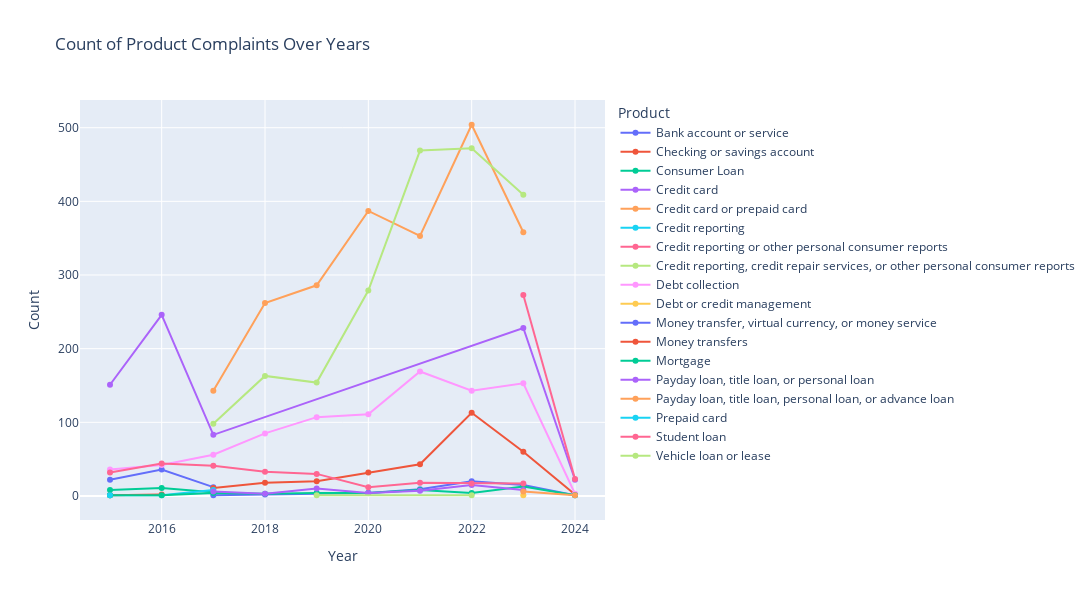

Write notebook code for a chart like this one.
### Code cell
# Sorting the DataFrame by year for each product
pd_df_sorted = pd_df.sort_values(by=['product', 'year'])

# Plotting using Plotly
fig = px.line(pd_df_sorted, x='year', y='count_complaint_id', color='product', markers=True, title='Count of Product Complaints Over Years')
fig.update_layout(xaxis_title='Year', yaxis_title='Count', legend_title='Product', width=1200, height=600)

fig.show()

### Figure 1 — Plotly figure (JSON) as saved in the notebook; plotly's stock layout.template omitted (floating-point values rounded to 4 significant figures)
{"data": [{"hovertemplate": "product=Bank account or service<br>year=%{x}<br>count_complaint_id=%{y}<extra></extra>", "legendgroup": "Bank account or service", "line": {"color": "#636efa", "dash": "solid"}, "marker": {"symbol": "circle"}, "mode": "lines+markers", "name": "Bank account or service", "orientation": "v", "showlegend": true, "type": "scatter", "x": [2015, 2016, 2017], "xaxis": "x", "y": [22, 36, 12], "yaxis": "y"}, {"hovertemplate": "product=Checking or savings account<br>year=%{x}<br>count_complaint_id=%{y}<extra></extra>", "legendgroup": "Checking or savings account", "line": {"color": "#EF553B", "dash": "solid"}, "marker": {"symbol": "circle"}, "mode": "lines+markers", "name": "Checking or savings account", "orientation": "v", "showlegend": true, "type": "scatter", "x": [2017, 2018, 2019, 2020, 2021, 2022, 2023, 2024], "xaxis": "x", "y": [11, 18, 20, 32, 43, 113, 60, 2], "yaxis": "y"}, {"hovertemplate": "product=Consumer Loan<br>year=%{x}<br>count_complaint_id=%{y}<extra></extra>", "legendgroup": "Consumer Loan", "line": {"color": "#00cc96", "dash": "solid"}, "marker": {"symbol": "circle"}, "mode": "lines+markers", "name": "Consumer Loan", "orientation": "v", "showlegend": true, "type": "scatter", "x": [2015, 2016, 2017], "xaxis": "x", "y": [8, 11, 5], "yaxis": "y"}, {"hovertemplate": "product=Credit card<br>year=%{x}<br>count_complaint_id=%{y}<extra></extra>", "legendgroup": "Credit card", "line": {"color": "#ab63fa", "dash": "solid"}, "marker": {"symbol": "circle"}, "mode": "lines+markers", "name": "Credit card", "orientation": "v", "showlegend": true, "type": "scatter", "x": [2015, 2016, 2017, 2023, 2024], "xaxis": "x", "y": [151, 246, 83, 228, 22], "yaxis": "y"}, {"hovertemplate": "product=Credit card or prepaid card<br>year=%{x}<br>count_complaint_id=%{y}<extra></extra>", "legendgroup": "Credit card or prepaid card", "line": {"color": "#FFA15A", "dash": "solid"}, "marker": {"symbol": "circle"}, "mode": "lines+markers", "name": "Credit card or prepaid card", "orientation": "v", "showlegend": true, "type": "scatter", "x": [2017, 2018, 2019, 2020, 2021, 2022, 2023], "xaxis": "x", "y": [143, 262, 286, 387, 353, 504, 358], "yaxis": "y"}, {"hovertemplate": "product=Credit reporting<br>year=%{x}<br>count_complaint_id=%{y}<extra></extra>", "legendgroup": "Credit reporting", "line": {"color": "#19d3f3", "dash": "solid"}, "marker": {"symbol": "circle"}, "mode": "lines+markers", "name": "Credit reporting", "orientation": "v", "showlegend": true, "type": "scatter", "x": [2015, 2016, 2017], "xaxis": "x", "y": [1, 1, 8], "yaxis": "y"}, {"hovertemplate": "product=Credit reporting or other personal consumer reports<br>year=%{x}<br>count_complaint_id=%{y}<extra></extra>", "legendgroup": "Credit reporting or other personal consumer reports", "line": {"color": "#FF6692", "dash": "solid"}, "marker": {"symbol": "circle"}, "mode": "lines+markers", "name": "Credit reporting or other personal consumer reports", "orientation": "v", "showlegend": true, "type": "scatter", "x": [2023, 2024], "xaxis": "x", "y": [273, 23], "yaxis": "y"}, {"hovertemplate": "product=Credit reporting, credit repair services, or other personal consumer reports<br>year=%{x}<br>count_complaint_id=%{y}<extra></extra>", "legendgroup": "Credit reporting, credit repair services, or other personal consumer reports", "line": {"color": "#B6E880", "dash": "solid"}, "marker": {"symbol": "circle"}, "mode": "lines+markers", "name": "Credit reporting, credit repair services, or other personal consumer reports", "orientation": "v", "showlegend": true, "type": "scatter", "x": [2017, 2018, 2019, 2020, 2021, 2022, 2023], "xaxis": "x", "y": [98, 163, 154, 279, 469, 472, 409], "yaxis": "y"}, {"hovertemplate": "product=Debt collection<br>year=%{x}<br>count_complaint_id=%{y}<extra></extra>", "legendgroup": "Debt collection", "line": {"color": "#FF97FF", "dash": "solid"}, "marker": {"symbol": "circle"}, "mode": "lines+markers", "name": "Debt collection", "orientation": "v", "showlegend": true, "type": "scatter", "x": [2015, 2016, 2017, 2018, 2019, 2020, 2021, 2022, 2023, 2024], "xaxis": "x", "y": [36, 42, 56, 85, 107, 111, 169, 143, 153, 3], "yaxis": "y"}, {"hovertemplate": "product=Debt or credit management<br>year=%{x}<br>count_complaint_id=%{y}<extra></extra>", "legendgroup": "Debt or credit management", "line": {"color": "#FECB52", "dash": "solid"}, "marker": {"symbol": "circle"}, "mode": "lines+markers", "name": "Debt or credit management", "orientation": "v", "showlegend": true, "type": "scatter", "x": [2023], "xaxis": "x", "y": [1], "yaxis": "y"}, {"hovertemplate": "product=Money transfer, virtual currency, or money service<br>year=%{x}<br>count_complaint_id=%{y}<extra></extra>", "legendgroup": "Money transfer, virtual currency, or money service", "line": {"color": "#636efa", "dash": "solid"}, "marker": {"symbol": "circle"}, "mode": "lines+markers", "name": "Money transfer, virtual currency, or money service", "orientation": "v", "showlegend": true, "type": "scatter", "x": [2017, 2018, 2019, 2020, 2021, 2022, 2023, 2024], "xaxis": "x", "y": [1, 2, 3, 4, 9, 20, 15, 1], "yaxis": "y"}, {"hovertemplate": "product=Money transfers<br>year=%{x}<br>count_complaint_id=%{y}<extra></extra>", "legendgroup": "Money transfers", "line": {"color": "#EF553B", "dash": "solid"}, "marker": {"symbol": "circle"}, "mode": "lines+markers", "name": "Money transfers", "orientation": "v", "showlegend": true, "type": "scatter", "x": [2015, 2016], "xaxis": "x", "y": [1, 2], "yaxis": "y"}, {"hovertemplate": "product=Mortgage<br>year=%{x}<br>count_complaint_id=%{y}<extra></extra>", "legendgroup": "Mortgage", "line": {"color": "#00cc96", "dash": "solid"}, "marker": {"symbol": "circle"}, "mode": "lines+markers", "name": "Mortgage", "orientation": "v", "showlegend": true, "type": "scatter", "x": [2015, 2016, 2017, 2018, 2019, 2020, 2021, 2022, 2023, 2024], "xaxis": "x", "y": [1, 1, 4, 3, 4, 4, 8, 4, 13, 1], "yaxis": "y"}, {"hovertemplate": "product=Payday loan, title loan, or personal loan<br>year=%{x}<br>count_complaint_id=%{y}<extra></extra>", "legendgroup": "Payday loan, title loan, or personal loan", "line": {"color": "#ab63fa", "dash": "solid"}, "marker": {"symbol": "circle"}, "mode": "lines+markers", "name": "Payday loan, title loan, or personal loan", "orientation": "v", "showlegend": true, "type": "scatter", "x": [2017, 2018, 2019, 2020, 2021, 2022, 2023], "xaxis": "x", "y": [6, 3, 10, 4, 7, 15, 8], "yaxis": "y"}, {"hovertemplate": "product=Payday loan, title loan, personal loan, or advance loan<br>year=%{x}<br>count_complaint_id=%{y}<extra></extra>", "legendgroup": "Payday loan, title loan, personal loan, or advance loan", "line": {"color": "#FFA15A", "dash": "solid"}, "marker": {"symbol": "circle"}, "mode": "lines+markers", "name": "Payday loan, title loan, personal loan, or advance loan", "orientation": "v", "showlegend": true, "type": "scatter", "x": [2023, 2024], "xaxis": "x", "y": [6, 1], "yaxis": "y"}, {"hovertemplate": "product=Prepaid card<br>year=%{x}<br>count_complaint_id=%{y}<extra></extra>", "legendgroup": "Prepaid card", "line": {"color": "#19d3f3", "dash": "solid"}, "marker": {"symbol": "circle"}, "mode": "lines+markers", "name": "Prepaid card", "orientation": "v", "showlegend": true, "type": "scatter", "x": [2015], "xaxis": "x", "y": [1], "yaxis": "y"}, {"hovertemplate": "product=Student loan<br>year=%{x}<br>count_complaint_id=%{y}<extra></extra>", "legendgroup": "Student loan", "line": {"color": "#FF6692", "dash": "solid"}, "marker": {"symbol": "circle"}, "mode": "lines+markers", "name": "Student loan", "orientation": "v", "showlegend": true, "type": "scatter", "x": [2015, 2016, 2017, 2018, 2019, 2020, 2021, 2022, 2023], "xaxis": "x", "y": [32, 44, 41, 33, 30, 12, 18, 17, 17], "yaxis": "y"}, {"hovertemplate": "product=Vehicle loan or lease<br>year=%{x}<br>count_complaint_id=%{y}<extra></extra>", "legendgroup": "Vehicle loan or lease", "line": {"color": "#B6E880", "dash": "solid"}, "marker": {"symbol": "circle"}, "mode": "lines+markers", "name": "Vehicle loan or lease", "orientation": "v", "showlegend": true, "type": "scatter", "x": [2019, 2022], "xaxis": "x", "y": [1, 1], "yaxis": "y"}], "layout": {"height": 600, "legend": {"title": {"text": "Product"}, "tracegroupgap": 0}, "title": {"text": "Count of Product Complaints Over Years"}, "width": 1200, "xaxis": {"anchor": "y", "autorange": true, "domain": [0, 1], "range": [2014.0, 2025.0], "title": {"text": "Year"}, "type": "linear"}, "yaxis": {"anchor": "x", "autorange": true, "domain": [0, 1], "range": [-32.6, 537.6], "title": {"text": "Count"}, "type": "linear"}}}
